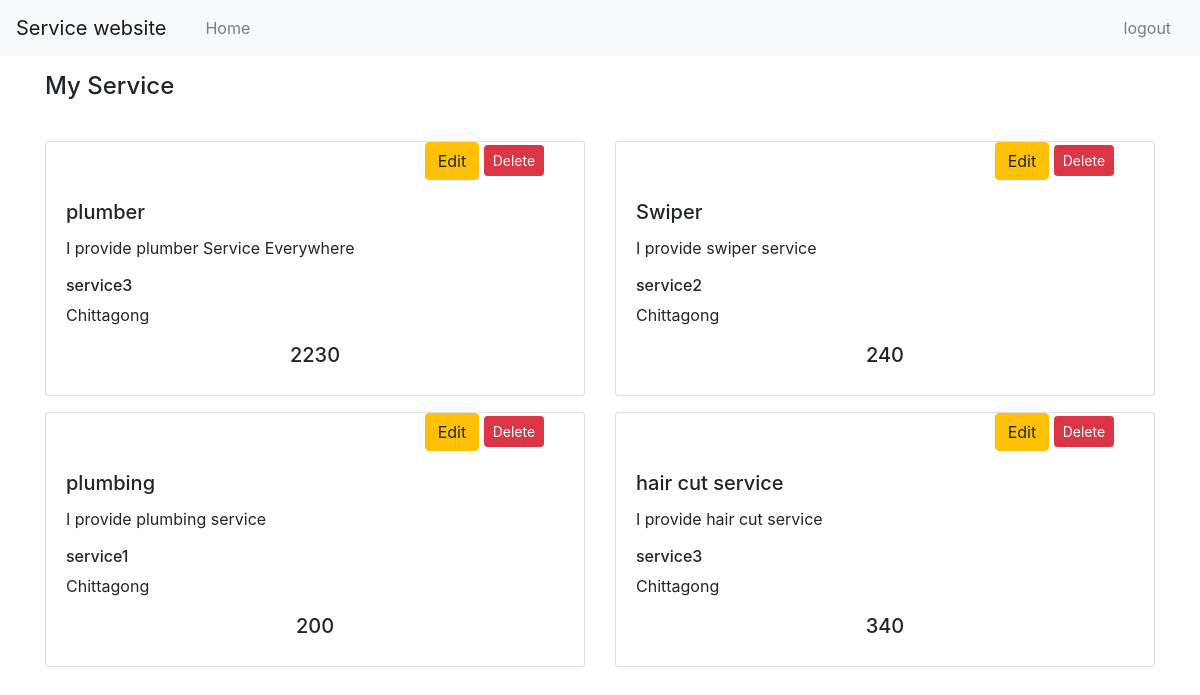
The app's page /service/serviceshow/ (signed in) with its own data.
### service/models.py (models this page shows)
class Sheba(models.Model):
    user = models.ForeignKey(User,on_delete=models.CASCADE)
    servicecategory =(
        ('service1','service1'),
        ('service2','service2'),
        ('service3','service3'),
        ('service4','service4'),
    )
    servicelocation=(
        ('Dhaka','Dhaka'),
        ('Chittagong','Chattagram')
    )
    servicetitle = models.CharField(max_length=100)
    servicedetails = models.CharField(max_length=100)
    servicecategory = models.CharField(max_length=100,choices=servicecategory,default='service1')
    serviceprice = models.IntegerField(max_length=100)
    servicelocation = models.CharField(max_length=10,choices=servicelocation,default='Dhaka')

### service/views.py (the view)
# urls.py: path('serviceshow/', views.serviceshow,name='serviceshow'),
def serviceshow(request):
    service = Sheba.objects.filter(user__id=request.user.id)
    return render(request,'service/myservice.html',{"service":service})

### templates/service/myservice.html (shortened to what this page needs)
<!doctype html>
<html lang="en">
  <head>
    <link rel="stylesheet" href="https://cdn.jsdelivr.net/npm/bootstrap@4.0.0/dist/css/bootstrap.min.css">
  </head>
  <body>
    {% if user.is_authenticated and user.is_seller %}
    <nav class="navbar navbar-expand-lg navbar-light bg-light">
        <a class="navbar-brand" href="#">Service website</a>
        <div class="collapse navbar-collapse" id="navbarNav">
            <div class="col-md-11">
                <ul class="navbar-nav">
                    <li class="nav-item">
                        <a class="nav-link" href="/account/sellerdashboard/">Home</a>
                      </li>
                  </ul>
            </div>
            <div class="col-md-1">
                <ul class="navbar-nav">
                    <li class="nav-item">
                      <a class="nav-link" href="{% url 'logout' %}">logout</a>
                    </li>
                  </ul>
            </div>
        </div>
      </nav>
    <div class="container">
        <h4 class="pt-3">My Service</h4>
          <div class="row pt-3">
            {% for post in service %}
              <div class="col-sm-6 pt-3">
                    <div class="card">
                      <div class="row">
                        <div class="col-8">
                       </div>
                       <div class="col-4">
                        <a class="btn btn-warning" href="{% url 'serviceupdate' post.id %}" role="button">Edit</a>
                        <form action="{% url 'servicedelete' post.id %}" method="post" class="d-inline"> {% csrf_token %}
                          <input type="submit" class="btn btn-danger btn-sm" value="Delete">
                         </form>
                     </div>
                       </div>
                          <div class="card-body">
                            <h5 class="card-title">{{ post.servicetitle }}</h5>
                            <p class="card-text">{{post.servicedetails}}</p>
                            <h6>{{post.servicecategory}}</h6>
                            <h7>{{post.servicelocation}}</h7>
                            <h5 class="text-center pt-3">{{post.serviceprice}}</h5>
                          </div>
                    </div>
              </div>
            {% endfor %}
        </div>
        {% else %}
        <script>
        window.location.href = "http://127.0.0.1:8000/account/login/";
        </script>
        {% endif %}
  </body>
</html>

### records on screen
Sheba: servicetitle "plumber", servicedetails "I provide plumber Service Everywhere", servicecategory "service3", servicelocation "Chittagong", serviceprice "2230"
Sheba: servicetitle "Swiper", servicedetails "I provide swiper service", servicecategory "service2", servicelocation "Chittagong", serviceprice "240"
Sheba: servicetitle "plumbing", servicedetails "I provide plumbing service", servicecategory "service1", servicelocation "Chittagong", serviceprice "200"
Sheba: servicetitle "hair cut service", servicedetails "I provide hair cut service", servicecategory "service3", servicelocation "Chittagong", serviceprice "340"
